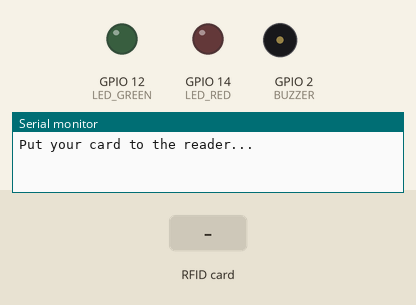
Recording of a program running on a simulated ESP32. On the bench: output pins drawn as LEDs (lit = HIGH), buzzer (waves = sounding), the last lines printed to the serial monitor. The test bench sets the inputs (shaded band).

Above: at 1.2 s.
1.3 s: RFID card CC E9 DF 37 held to the reader
At 2.1 s:
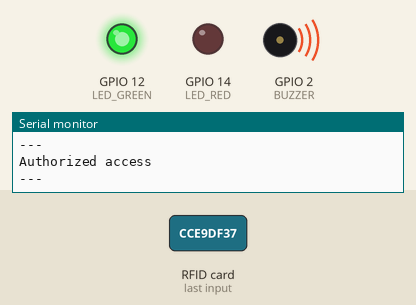
3.8 s: RFID card 5E 7A 19 C4 held to the reader
At 4.5 s:
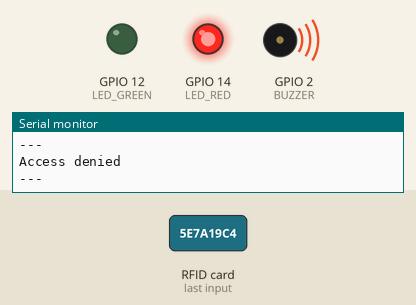
Timing chart, 0 to 6.8 s (numbered marks = the images above; inputs shaded):
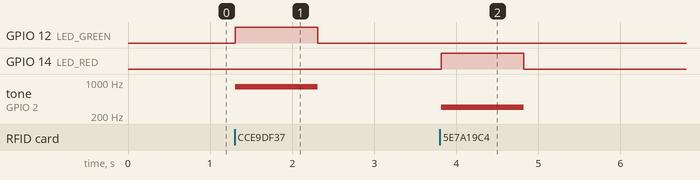

The program:

main.cpp
```cpp
// (licence header left out)
#include <Arduino.h>
#include <SPI.h>
#include <MFRC522.h>

#define SS_PIN 5
#define RST_PIN 16
#define LED_GREEN 12
#define LED_RED 14
#define BUZZER 2
#define LED_ON_DELAY 1000


MFRC522 mfrc522(SS_PIN, RST_PIN);
const char* cardUID = "CC E9 DF 37";


void blinkLED(const uint8_t ledPin) {
  digitalWrite(ledPin, HIGH);
  delay(LED_ON_DELAY);
  digitalWrite(ledPin, LOW);
}


String getCardContent() {
  String content= "";
  for(byte i = 0; i < mfrc522.uid.size; i++) {
    content.concat(String(mfrc522.uid.uidByte[i] < 0x10 ? " 0" : " "));
    content.concat(String(mfrc522.uid.uidByte[i], HEX));
  }
  content.toUpperCase();

  return content;
}


void setup() {
  Serial.begin(9600);
  SPI.begin();
  mfrc522.PCD_Init();

  pinMode(LED_GREEN, OUTPUT);
  pinMode(LED_RED, OUTPUT);
  pinMode(BUZZER, OUTPUT);

  noTone(BUZZER);

  Serial.println("Put your card to the reader...");
}


void loop() {
  // Look for new cards and select one of the cards.
  if (!mfrc522.PICC_IsNewCardPresent() || !mfrc522.PICC_ReadCardSerial()) {
    return;
  }

  String cardContent = getCardContent();
  Serial.println("UID tag : " + cardContent);

  if(cardContent.substring(1) == cardUID) {
    Serial.println("---\nAuthorized access\n---");
    tone(BUZZER, 800, LED_ON_DELAY);
    blinkLED(LED_GREEN);
  } else {
    Serial.println("---\nAccess denied\n---");
    tone(BUZZER, 300, LED_ON_DELAY);
    blinkLED(LED_RED);
  }
}
```

Measured:
- after the input at 1.3 s, GPIO 12 (LED_GREEN): LOW → HIGH at once, → LOW 1.0 s later; tone on GPIO 2 (BUZZER): silent → 800 Hz at once, → silent 1.0 s later
- after the input at 3.8 s, GPIO 14 (LED_RED): LOW → HIGH at once, → LOW 1.0 s later; tone on GPIO 2 (BUZZER): silent → 300 Hz at once, → silent 1.0 s later
